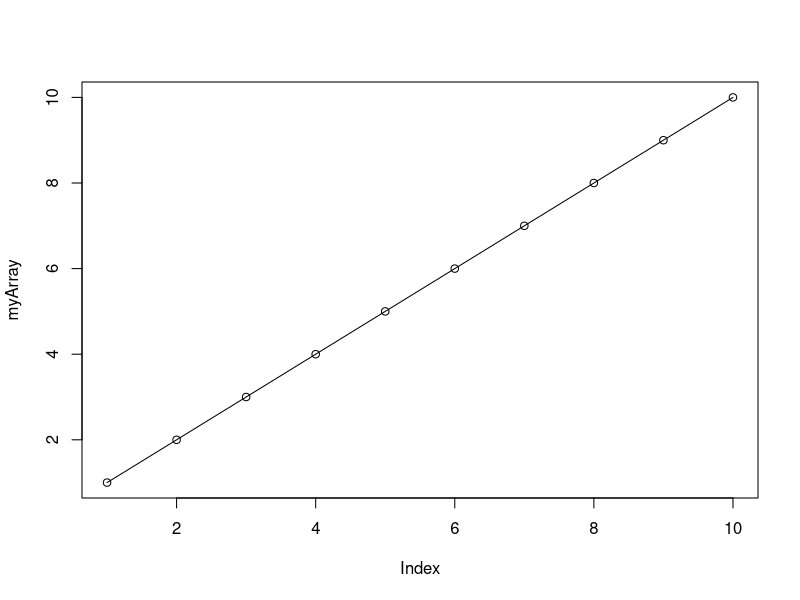
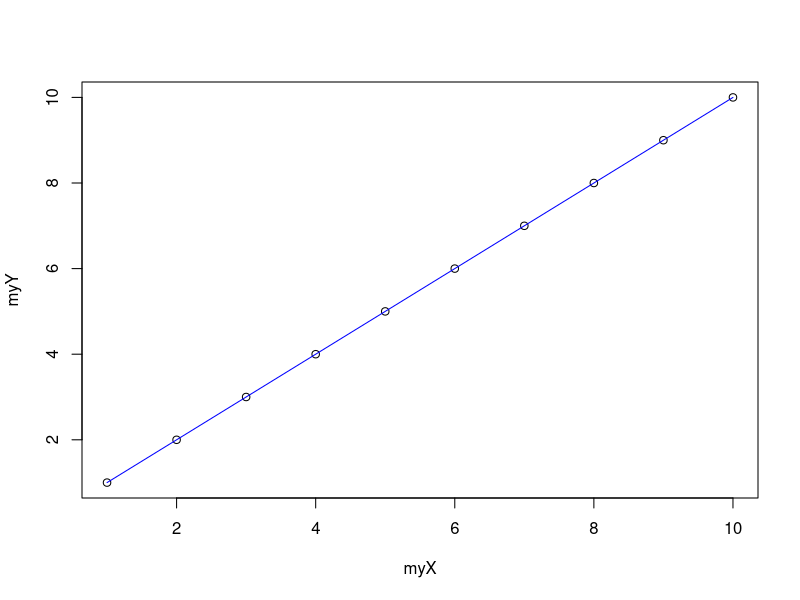
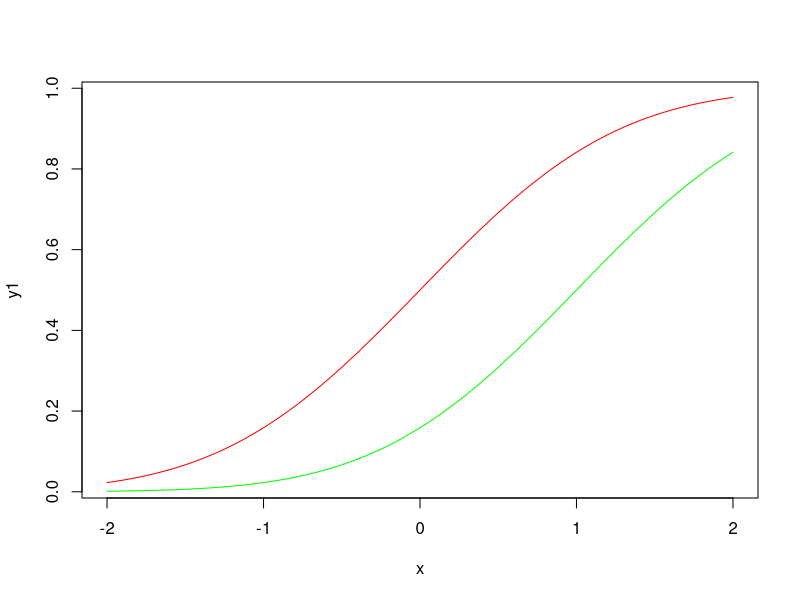

Write the R code that produced these figures, in order. (Note: this script raises an error after producing the figures.)
rm(list = ls())

myArray = 1 : 10
plot (myArray)
lines (myArray)

myX = 1 : 10
myY = 1 : 10
plot (myY ~ myX)
lines (myY ~ myX, col = "blue")


x  <- seq(-2, 2, 0.05)
y1 <- pnorm(x)
y2 <- pnorm(x,1,1)
plot(x,y1,type="l",col="red")
lines(x,y2,type="l",col="green")

rm (list = ls())

lag <- 1
sampleSize <- 200



dir.create("../lab/graphics/out")
# create if it does not exist


myMA1CoefArray <- createTVMA1CoefArray(coefFunction = sin, sampleSize = sampleSize)
myMA1CoefArray
plot (myMA1CoefArray)
correlation <- computeCor(lag = lag, tvMa1CoefArray = myMA1CoefArray)
correlation
plot (correlation)
myTParArray <- createTParArray(tParCount = sampleSize)
plot(x = myTParArray, y = correlation, type="l")

jpeg("../lab/graphics/out/mygraph.jpg")
dev.off()

rm (list = ls())
mySampleSize=10
myTParCount = 10
mockTParArray <- createTParArray(tParCount = myTParCount)
mockTVMA1Array <- createTVMA1CoefArray(coefFunction = sin,sampleSize = mySampleSize)
myLag = 1
myLagCount = 4
myKernel = normalDifferenceKernel
myBandwidth = 0.5
myNonCoverageProbability=0.05

MyMA1CoefArray <- createTVMA1CoefArray(coefFunction = sin, sampleSize = mySampleSize)
correlation <- computeCor(lag = myLag, tvMa1CoefArray = MyMA1CoefArray)

band1 <- createBand(
  tParArray = mockTParArray,
  lag = myLag,
  lagCount = myLagCount,
  bandwidth = myBandwidth,
  kernel = myKernel,
  sampleSize = mySampleSize,
  nonCoverageProbability = myNonCoverageProbability )


plot(x=c(-1:1),y=c(-1:1),type = "n" )
lines(x=mockTParArray,y = band1[,1], type = "l", col="blue")
lines(x=mockTParArray,y = band1[,2], type = "l", col="blue")
lines(x=mockTParArray,y = correlation, type = "l", col="red")
dev.off()

